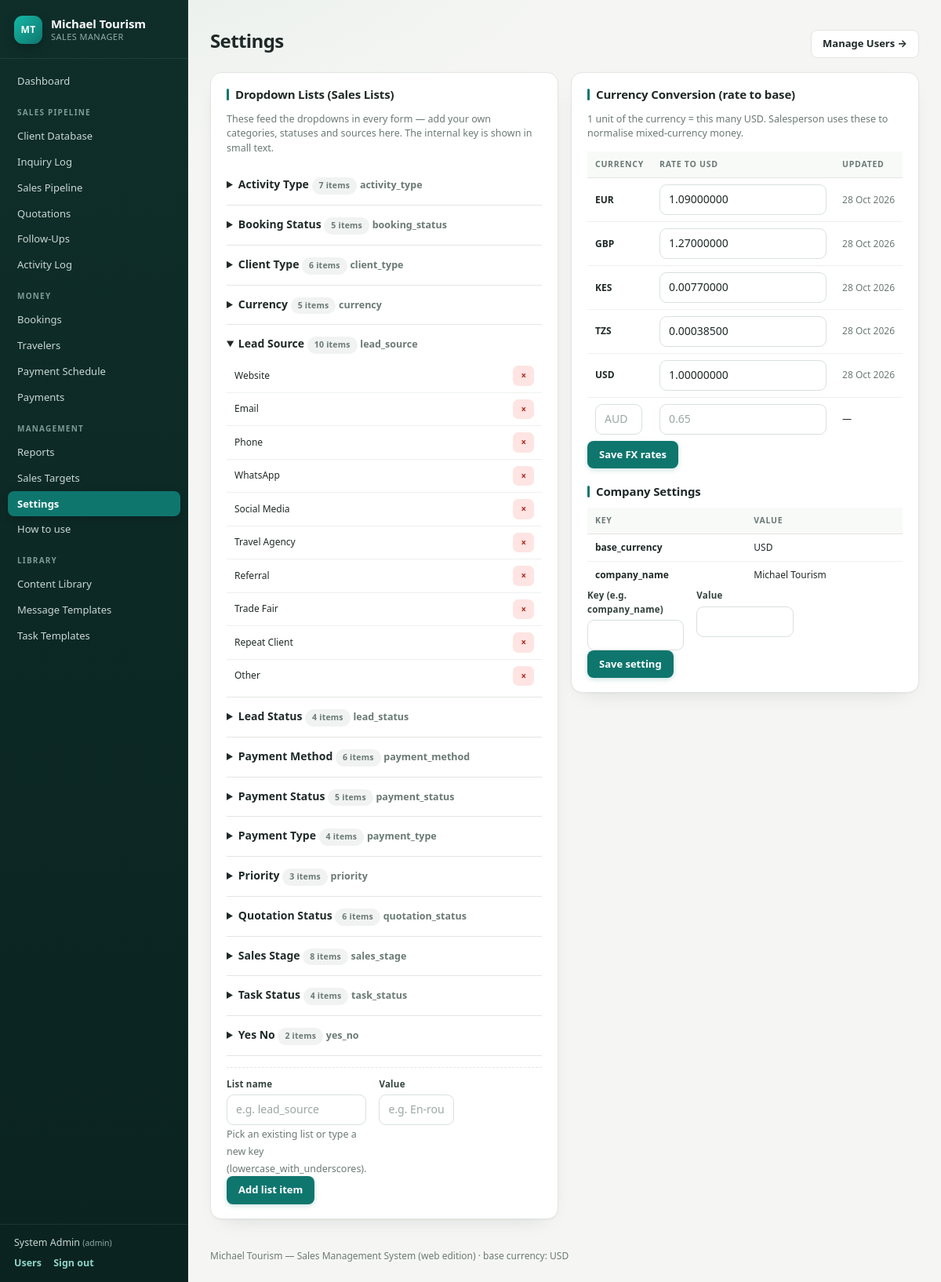
The app's page /index.php?page=settings (signed in) with its own data.
### tables this page shows
CREATE TABLE IF NOT EXISTS `users` (
  `id`            INT AUTO_INCREMENT PRIMARY KEY,
  `name`          VARCHAR(100) NOT NULL,
  `email`         VARCHAR(150) NOT NULL UNIQUE,
  `salt`          VARCHAR(64)  NOT NULL,
  `password_hash` VARCHAR(64)  NOT NULL,
  `role`          ENUM('admin','manager','sales') NOT NULL DEFAULT 'sales',
  `active`        TINYINT(1) NOT NULL DEFAULT 1,
  `created_at`    TIMESTAMP NOT NULL DEFAULT CURRENT_TIMESTAMP
);

CREATE TABLE IF NOT EXISTS `list_items` (
  `id`        INT AUTO_INCREMENT PRIMARY KEY,
  `list_name` VARCHAR(50)  NOT NULL,
  `value`     VARCHAR(100) NOT NULL,
  `sort`      INT NOT NULL DEFAULT 0,
  UNIQUE KEY `uq_list_value` (`list_name`, `value`)
);

CREATE TABLE IF NOT EXISTS `fx_rates` (
  `currency`     CHAR(3) PRIMARY KEY,
  `rate_to_base` DECIMAL(14,8) NOT NULL,
  `updated_at`   TIMESTAMP NOT NULL DEFAULT CURRENT_TIMESTAMP ON UPDATE CURRENT_TIMESTAMP
);

CREATE TABLE IF NOT EXISTS `settings` (
  `k` VARCHAR(50) PRIMARY KEY,
  `v` VARCHAR(255) NOT NULL
);

### app/controllers/settings.php (called while the page is built, shortened)
<?php
function settings_index(): void
{
    $lists = [];
    foreach (DB::all('SELECT id, list_name, sort, value FROM list_items ORDER BY list_name, sort, value') as $r) {
        $lists[$r['list_name']][] = $r;
    }
    $fx = DB::all('SELECT * FROM fx_rates ORDER BY currency');
    $company = DB::all('SELECT * FROM settings ORDER BY k');
    view('settings', compact('lists', 'fx', 'company'));
}

### app/DB.php (called while the page is built, shortened)
<?php
final class DB
{
    private static $pdo = null;
    public static function pdo(): PDO
    {
        if (self::$pdo instanceof PDO) return self::$pdo;
        $dsn_host = Env::get('DB_HOST', '127.0.0.1');
        $dsn_port = Env::int('DB_PORT', 3306);
        $name     = Env::get('DB_NAME', '');
        $user     = Env::get('DB_USER', 'root');
        $pass     = Env::get('DB_PASS', '');
        $charset  = Env::get('DB_CHARSET', 'utf8mb4');
        $dsn = "mysql:host={$dsn_host};port={$dsn_port};dbname={$name};charset={$charset}";
        try {
            self::$pdo = new PDO($dsn, $user, $pass, [
                PDO::ATTR_ERRMODE            => PDO::ERRMODE_EXCEPTION,
                PDO::ATTR_DEFAULT_FETCH_MODE => PDO::FETCH_ASSOC,
                PDO::ATTR_EMULATE_PREPARES   => false,
            ]);
        } catch (PDOException $e) {
            http_response_code(500);
            error_log('DB connect failed: ' . $e->getMessage());
            exit('Database connection failed - check the credentials in .envWebVersion');
        }
        return self::$pdo;
    }
    public static function all(string $sql, array $params = []): array
    {
        $st = self::pdo()->prepare($sql);
        $st->execute($params);
        return $st->fetchAll();
    }
    public static function one(string $sql, array $params = []): ?array
    {
        $st = self::pdo()->prepare($sql);
        $st->execute($params);
        $row = $st->fetch();
        return $row === false ? null : $row;
    }
}

### app/helpers.php (called while the page is built, shortened)
<?php
function e(?string $s): string
{
    return htmlspecialchars((string)$s, ENT_QUOTES, 'UTF-8');
}
function base_currency(): string
{
    return strtoupper(Env::get('BASE_CURRENCY', 'USD'));
}

### app/Env.php (called while the page is built, shortened)
<?php
final class Env
{
    private static $values = [];
    public static function get(string $key, string $default = ''): string
    {
        $env = getenv($key);
        if ($env !== false && $env !== '') return $env;
        return self::$values[$key] ?? $default;
    }
}

### app/Auth.php (called while the page is built, shortened)
<?php
final class Auth
{
    public static function user(): ?array
    {
        return DB::one('SELECT * FROM users WHERE id = ? AND active = 1', [$_SESSION['user_id']]);
    }
}

### app/views/settings.php (the view, shortened to what this page needs)
<div class="topbar"><h1>Settings</h1><a class="btn ghost" href="index.php?page=users">Manage Users →</a></div>
<div class="two">
  <div class="card">
    <h2>Dropdown Lists (Sales Lists)</h2>
    <p class="hint">These feed the dropdowns in every form — add your own categories, statuses and sources here. The internal key is shown in small text.</p>
    <?php foreach ($lists as $name => $items): ?>
      <details <?= $name === 'lead_source' ? 'open' : '' ?>>
        <summary><b><?= e(ucwords(str_replace('_', ' ', $name))) ?></b> <span class="bdg dim"><?= count($items) ?> items</span> <small class="hint"><?= e($name) ?></small></summary>
        <table class="grid small">
          <tbody>
          <?php foreach ($items as $it): ?>
            <tr><td><?= e($it['value']) ?></td>
              <td class="ops"><form class="inline" method="post" action="index.php?page=delete_list_item">
                <button class="btn tiny danger" type="submit">×</button></form></td></tr>
          <?php endforeach; ?>
          </tbody>
        </table>
      </details>
    <?php endforeach; ?>
    <form class="addform" method="post" action="index.php?page=add_list_item">
      <div class="fgrid">
        <div class="field"><label>List name</label>
          <input type="text" name="list_name" required list="listnames" placeholder="e.g. lead_source">
          <small class="hint">Pick an existing list or type a new key (lowercase_with_underscores).</small></div>
        <div class="field"><label>Value</label>
          <input type="text" name="value" required placeholder="e.g. En-route etc."></div>
      </div>
      <button class="btn primary" type="submit">Add list item</button>
    </form>
  </div>
  <div class="card">
    <h2>Currency Conversion (rate to base)</h2>
    <p class="hint">1 unit of the currency = this many <?= e($base_cur) ?>. Salesperson uses these to normalise mixed-currency money.</p>
    <form method="post" action="index.php?page=save_fx">
      <table class="grid small">
        <thead><tr><th>Currency</th><th>Rate to <?= e($base_cur) ?></th><th>Updated</th></tr></thead>
        <tbody>
        <?php foreach ($fx as $r): ?>
          <tr>
            <td><b><?= e($r['currency']) ?></b></td>
            <td><input type="text" name="rate[]" value="<?= e($r['rate_to_base']) ?>"></td>
            <td class="dt"><?= e(date('d M Y', strtotime($r['updated_at']))) ?></td>
          </tr>
        <?php endforeach; ?>
        <tr>
          <td><input type="text" name="currency[]" placeholder="AUD" maxlength="3" style="width:60px"></td>
          <td><input type="text" name="rate[]" placeholder="0.65"></td><td>—</td>
        </tr>
        </tbody>
      </table>
      <button class="btn primary" type="submit">Save FX rates</button>
    </form>
    <h2>Company Settings</h2>
    <table class="grid small">
      <thead><tr><th>Key</th><th>Value</th></tr></thead>
      <tbody>
      <?php foreach ($company as $s): ?><tr><td><b><?= e($s['k']) ?></b></td><td><?= e($s['v']) ?></td></tr><?php endforeach; ?>
      </tbody>
    </table>
    <form method="post" action="index.php?page=save_company">
      <div class="fgrid">
        <div class="field"><label>Key (e.g. company_name)</label><input type="text" name="k" required></div>
        <div class="field"><label>Value</label><input type="text" name="v" required></div>
      </div>
      <button class="btn primary" type="submit">Save setting</button>
    </form>
  </div>
</div>

### app/views/layout.php (shortened to what this page needs)
?><!DOCTYPE html>
<html lang="en">
<head>
<link rel="stylesheet" href="assets/style.css">
</head>
<body class="<?= !empty($bare) ? 'bare' : '' ?>">
<?php if (!empty($bare)): ?>
  <?= $content ?>
<?php else: ?>
<div class="shell">
  <aside class="side">
    <div class="brand">
      <span class="mark">MT</span>
      <div class="brandtext"><b>Michael Tourism</b><span>Sales Manager</span></div>
    </div>
    <nav>
      <a href="index.php?page=dashboard" <?= ($page ?? '') === 'dashboard' ? 'class="on"' : '' ?>>Dashboard</a>
      <?php
        $groups = [
          'Sales Pipeline' => [
            ['clients',      'Client Database'],
            ['inquiries',    'Inquiry Log'],
            ['pipeline',     'Sales Pipeline'],
            ['quotations',   'Quotations'],
            ['followups',    'Follow-Ups'],
            ['activities',   'Activity Log'],
          ],
          'Money' => [
            ['bookings',     'Bookings'],
            ['travelers',    'Travelers'],
            ['schedule',     'Payment Schedule'],
            ['payments',     'Payments'],
          ],
          'Management' => [
            ['reports',      'Reports'],
            ['targets',      'Sales Targets'],
            ['settings',     'Settings'],
            ['help',         'How to use'],
          ],
          'Library' => [
            ['content_library',   'Content Library'],
            ['message_templates', 'Message Templates'],
            ['task_templates',    'Task Templates'],
          ],
        ];
        foreach ($groups as $label => $items): ?>
          <div class="navgrp"><?= e($label) ?></div>
          <?php foreach ($items as [$p, $txt]): ?>
            <a href="index.php?page=<?= $p ?>" <?= ($page ?? '') === $p ? 'class="on"' : '' ?>><?= e($txt) ?></a>
          <?php endforeach; ?>
        <?php endforeach; ?>
    </nav>
    <div class="me">
      <div><?= e($user['name'] ?? '') ?> <small>(<?= e($user['role'] ?? '') ?>)</small></div>
      <a href="index.php?page=users">Users</a>
      <a href="index.php?page=logout">Sign out</a>
    </div>
  </aside>
  <main class="main">
    <?= $content ?>
    <footer class="foot">Michael Tourism — Sales Management System (web edition) · base currency: <?= e($base_cur) ?></footer>
  </main>
</div>
<?php endif; ?>
</body>
</html>

### records on screen
users: name "System Admin", role "admin"
list_items: value "Website"
list_items: value "Email"
list_items: value "Phone"
list_items: value "WhatsApp"
list_items: value "Social Media"
list_items: value "Travel Agency"
list_items: value "Referral"
list_items: value "Trade Fair"
list_items: value "Repeat Client"
list_items: value "Other"
fx_rates: currency "EUR", rate_to_base "1.09000000", updated_at "28 Oct 2026"
fx_rates: currency "GBP", rate_to_base "1.27000000", updated_at "28 Oct 2026"
fx_rates: currency "KES", rate_to_base "0.00770000", updated_at "28 Oct 2026"
fx_rates: currency "TZS", rate_to_base "0.00038500", updated_at "28 Oct 2026"
fx_rates: currency "USD", rate_to_base "1.00000000", updated_at "28 Oct 2026"
settings: k "base_currency", v "USD"
settings: k "company_name", v "Michael Tourism"

### other values on screen
$label "SALES PIPELINE"
$txt "Client Database"
$txt "Inquiry Log"
$txt "Sales Pipeline"
$txt "Quotations"
$txt "Follow-Ups"
$txt "Activity Log"
$label "MONEY"
$txt "Bookings"
$txt "Travelers"
$txt "Payment Schedule"
$txt "Payments"
$label "MANAGEMENT"
$txt "Reports"
$txt "Sales Targets"
